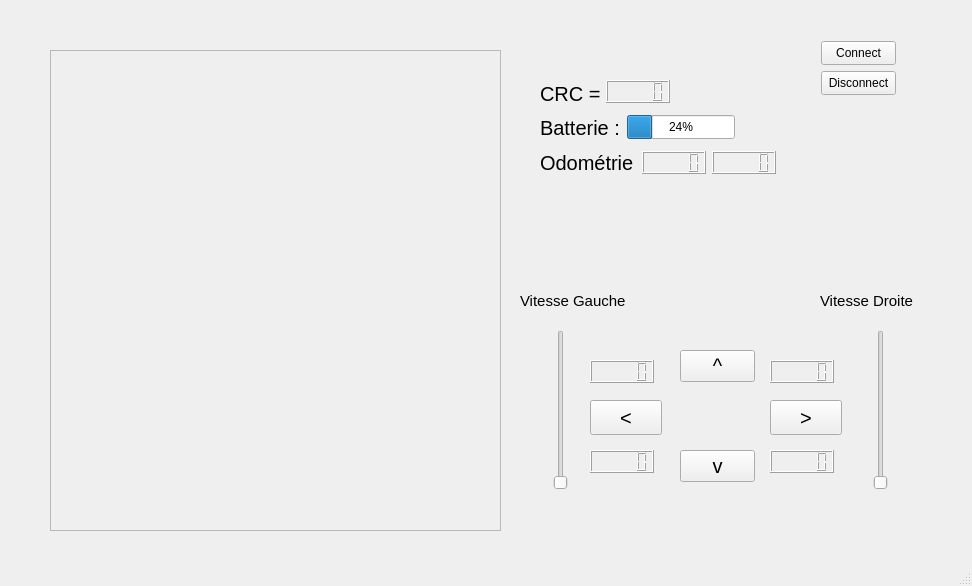
<?xml version="1.0" encoding="UTF-8"?>
<ui version="4.0">
 <class>MyRobot</class>
 <widget class="QMainWindow" name="MyRobot">
  <property name="geometry">
   <rect>
    <x>0</x>
    <y>0</y>
    <width>972</width>
    <height>586</height>
   </rect>
  </property>
  <property name="windowTitle">
   <string>MyRobot</string>
  </property>
  <widget class="QWidget" name="centralwidget">
   <widget class="QLCDNumber" name="crcNum">
    <property name="geometry">
     <rect>
      <x>606</x>
      <y>80</y>
      <width>64</width>
      <height>23</height>
     </rect>
    </property>
   </widget>
   <widget class="QPushButton" name="connect">
    <property name="geometry">
     <rect>
      <x>821</x>
      <y>41</y>
      <width>75</width>
      <height>24</height>
     </rect>
    </property>
    <property name="text">
     <string>Connect</string>
    </property>
   </widget>
   <widget class="QSlider" name="vitessebarG">
    <property name="geometry">
     <rect>
      <x>550</x>
      <y>330</y>
      <width>22</width>
      <height>160</height>
     </rect>
    </property>
    <property name="orientation">
     <enum>Qt::Vertical</enum>
    </property>
   </widget>
   <widget class="QPushButton" name="disconnect">
    <property name="geometry">
     <rect>
      <x>821</x>
      <y>71</y>
      <width>75</width>
      <height>24</height>
     </rect>
    </property>
    <property name="text">
     <string>Disconnect</string>
    </property>
   </widget>
   <widget class="QLabel" name="odometrie">
    <property name="geometry">
     <rect>
      <x>540</x>
      <y>149</y>
      <width>95</width>
      <height>27</height>
     </rect>
    </property>
    <property name="font">
     <font>
      <pointsize>15</pointsize>
     </font>
    </property>
    <property name="text">
     <string>Odométrie</string>
    </property>
   </widget>
   <widget class="QLabel" name="vitesseD">
    <property name="geometry">
     <rect>
      <x>820</x>
      <y>280</y>
      <width>101</width>
      <height>41</height>
     </rect>
    </property>
    <property name="font">
     <font>
      <pointsize>11</pointsize>
     </font>
    </property>
    <property name="text">
     <string>Vitesse Droite</string>
    </property>
   </widget>
   <widget class="QLabel" name="vitessG">
    <property name="geometry">
     <rect>
      <x>520</x>
      <y>280</y>
      <width>111</width>
      <height>41</height>
     </rect>
    </property>
    <property name="font">
     <font>
      <pointsize>11</pointsize>
     </font>
    </property>
    <property name="text">
     <string>Vitesse Gauche</string>
    </property>
   </widget>
   <widget class="QLabel" name="batterie">
    <property name="geometry">
     <rect>
      <x>540</x>
      <y>114</y>
      <width>81</width>
      <height>27</height>
     </rect>
    </property>
    <property name="font">
     <font>
      <pointsize>15</pointsize>
     </font>
    </property>
    <property name="text">
     <string>Batterie : </string>
    </property>
   </widget>
   <widget class="QScrollArea" name="camera">
    <property name="geometry">
     <rect>
      <x>50</x>
      <y>50</y>
      <width>451</width>
      <height>481</height>
     </rect>
    </property>
    <property name="widgetResizable">
     <bool>true</bool>
    </property>
    <widget class="QWidget" name="cam">
     <property name="geometry">
      <rect>
       <x>0</x>
       <y>0</y>
       <width>449</width>
       <height>479</height>
      </rect>
     </property>
    </widget>
   </widget>
   <widget class="QProgressBar" name="batterieBar">
    <property name="geometry">
     <rect>
      <x>627</x>
      <y>115</y>
      <width>108</width>
      <height>24</height>
     </rect>
    </property>
    <property name="value">
     <number>24</number>
    </property>
   </widget>
   <widget class="QPushButton" name="haut">
    <property name="geometry">
     <rect>
      <x>680</x>
      <y>350</y>
      <width>75</width>
      <height>32</height>
     </rect>
    </property>
    <property name="font">
     <font>
      <pointsize>15</pointsize>
     </font>
    </property>
    <property name="text">
     <string>^</string>
    </property>
   </widget>
   <widget class="QPushButton" name="gauche">
    <property name="geometry">
     <rect>
      <x>590</x>
      <y>400</y>
      <width>72</width>
      <height>35</height>
     </rect>
    </property>
    <property name="font">
     <font>
      <pointsize>15</pointsize>
     </font>
    </property>
    <property name="text">
     <string>&lt;</string>
    </property>
   </widget>
   <widget class="QPushButton" name="droite">
    <property name="geometry">
     <rect>
      <x>770</x>
      <y>400</y>
      <width>72</width>
      <height>35</height>
     </rect>
    </property>
    <property name="font">
     <font>
      <pointsize>15</pointsize>
     </font>
    </property>
    <property name="text">
     <string>&gt;</string>
    </property>
   </widget>
   <widget class="QLabel" name="crc">
    <property name="geometry">
     <rect>
      <x>540</x>
      <y>80</y>
      <width>60</width>
      <height>27</height>
     </rect>
    </property>
    <property name="font">
     <font>
      <pointsize>15</pointsize>
     </font>
    </property>
    <property name="text">
     <string>CRC = </string>
    </property>
   </widget>
   <widget class="QPushButton" name="bas">
    <property name="geometry">
     <rect>
      <x>680</x>
      <y>450</y>
      <width>75</width>
      <height>32</height>
     </rect>
    </property>
    <property name="font">
     <font>
      <pointsize>15</pointsize>
     </font>
    </property>
    <property name="text">
     <string>v</string>
    </property>
   </widget>
   <widget class="QSlider" name="vitesseBarD">
    <property name="geometry">
     <rect>
      <x>870</x>
      <y>330</y>
      <width>22</width>
      <height>160</height>
     </rect>
    </property>
    <property name="orientation">
     <enum>Qt::Vertical</enum>
    </property>
   </widget>
   <widget class="QLCDNumber" name="odometrieG">
    <property name="geometry">
     <rect>
      <x>642</x>
      <y>151</y>
      <width>64</width>
      <height>23</height>
     </rect>
    </property>
   </widget>
   <widget class="QLCDNumber" name="odometrieD">
    <property name="geometry">
     <rect>
      <x>712</x>
      <y>151</y>
      <width>64</width>
      <height>23</height>
     </rect>
    </property>
   </widget>
   <widget class="QLCDNumber" name="lcdArG">
    <property name="geometry">
     <rect>
      <x>590</x>
      <y>450</y>
      <width>64</width>
      <height>23</height>
     </rect>
    </property>
   </widget>
   <widget class="QLCDNumber" name="lcdArD">
    <property name="geometry">
     <rect>
      <x>770</x>
      <y>450</y>
      <width>64</width>
      <height>23</height>
     </rect>
    </property>
   </widget>
   <widget class="QLCDNumber" name="lcdAvD">
    <property name="geometry">
     <rect>
      <x>770</x>
      <y>360</y>
      <width>64</width>
      <height>23</height>
     </rect>
    </property>
   </widget>
   <widget class="QLCDNumber" name="lcdAvG">
    <property name="geometry">
     <rect>
      <x>590</x>
      <y>360</y>
      <width>64</width>
      <height>23</height>
     </rect>
    </property>
   </widget>
  </widget>
  <widget class="QMenuBar" name="menubar">
   <property name="geometry">
    <rect>
     <x>0</x>
     <y>0</y>
     <width>972</width>
     <height>22</height>
    </rect>
   </property>
  </widget>
  <widget class="QStatusBar" name="statusbar"/>
 </widget>
 <resources/>
 <connections/>
</ui>
